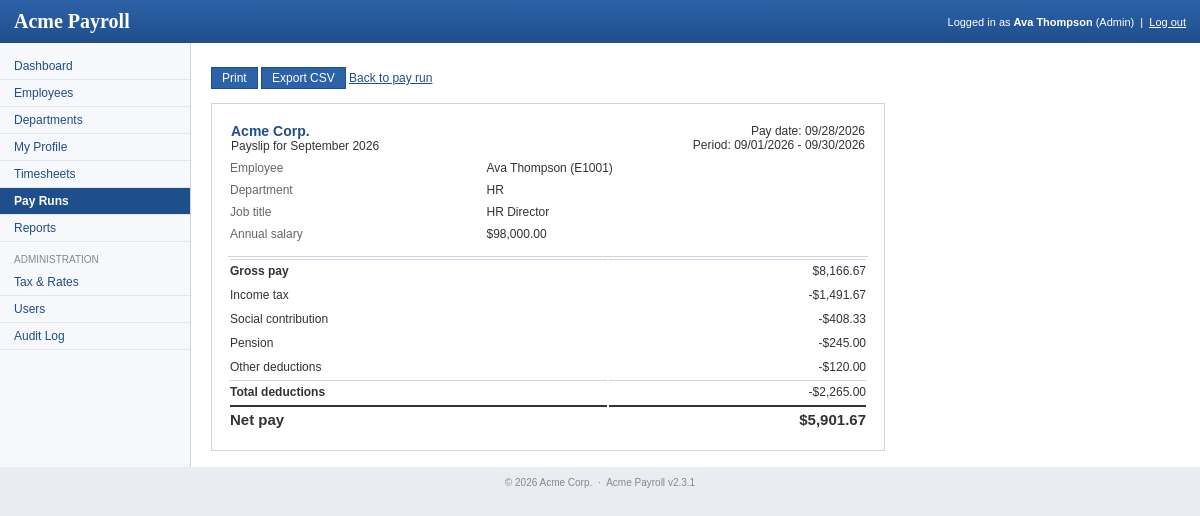
The page /payslip.php?id=1 (signed in) on the database its author committed.
### tables this page shows
CREATE TABLE `payslips` (
  `id` int(11) NOT NULL AUTO_INCREMENT,
  `payrun_id` int(11) NOT NULL,
  `employee_id` int(11) NOT NULL,
  `department_name` varchar(100) DEFAULT NULL,
  `pay_type` enum('salaried','hourly') NOT NULL,
  `annual_salary` decimal(12,2) DEFAULT NULL,
  `hourly_rate` decimal(8,2) DEFAULT NULL,
  `regular_hours` decimal(6,2) NOT NULL DEFAULT '0.00',
  `overtime_hours` decimal(6,2) NOT NULL DEFAULT '0.00',
  `gross` decimal(12,2) NOT NULL,
  `income_tax` decimal(12,2) NOT NULL,
  `social` decimal(12,2) NOT NULL,
  `pension` decimal(12,2) NOT NULL,
  `other_deductions` decimal(12,2) NOT NULL,
  `net` decimal(12,2) NOT NULL,
  PRIMARY KEY (`id`),
  UNIQUE KEY `uq_payslip` (`payrun_id`, `employee_id`),
  KEY `idx_payslip_employee` (`employee_id`),
  CONSTRAINT `fk_payslip_run` FOREIGN KEY (`payrun_id`) REFERENCES `payruns` (`id`) ON DELETE CASCADE,
  CONSTRAINT `fk_payslip_employee` FOREIGN KEY (`employee_id`) REFERENCES `employees` (`id`)
);

CREATE TABLE `payruns` (
  `id` int(11) NOT NULL AUTO_INCREMENT,
  `period_start` date NOT NULL,
  `period_end` date NOT NULL,
  `pay_date` date NOT NULL,
  `status` enum('draft','calculated','approved','paid') NOT NULL DEFAULT 'draft',
  `notes` varchar(200) DEFAULT NULL,
  `created_by` int(11) DEFAULT NULL,
  `created_at` datetime DEFAULT NULL,
  `calculated_at` datetime DEFAULT NULL,
  `approved_by` int(11) DEFAULT NULL,
  `approved_at` datetime DEFAULT NULL,
  `paid_at` datetime DEFAULT NULL,
  PRIMARY KEY (`id`),
  KEY `idx_payrun_period` (`period_start`)
);

CREATE TABLE `employees` (
  `id` int(11) NOT NULL AUTO_INCREMENT,
  `emp_no` varchar(10) NOT NULL,
  `first_name` varchar(60) NOT NULL,
  `last_name` varchar(60) NOT NULL,
  `email` varchar(150) NOT NULL,
  `phone` varchar(30) DEFAULT NULL,
  `department_id` int(11) DEFAULT NULL,
  `job_title` varchar(100) NOT NULL,
  `pay_type` enum('salaried','hourly') NOT NULL DEFAULT 'salaried',
  `annual_salary` decimal(12,2) DEFAULT NULL,
  `hourly_rate` decimal(8,2) DEFAULT NULL,
  `hire_date` date NOT NULL,
  `termination_date` date DEFAULT NULL,
  `status` enum('active','inactive') NOT NULL DEFAULT 'active',
  `pension_opt_in` tinyint(1) NOT NULL DEFAULT '0',
  `created_at` datetime DEFAULT NULL,
  `updated_at` datetime DEFAULT NULL,
  PRIMARY KEY (`id`),
  UNIQUE KEY `uq_employee_email` (`email`),
  UNIQUE KEY `uq_employee_no` (`emp_no`),
  KEY `idx_employee_department` (`department_id`),
  KEY `idx_employee_status` (`status`),
  CONSTRAINT `fk_employee_department` FOREIGN KEY (`department_id`) REFERENCES `departments` (`id`)
);

### www/includes/functions.php (called while the page is built, shortened)
<?php
require_once dirname(__FILE__) . '/db.php';
require_once dirname(__FILE__) . '/payroll_calc.php';
function h($str)
{
    return htmlspecialchars($str, ENT_QUOTES, 'UTF-8');
}
function get($name, $default = '')
{
    return isset($_GET[$name]) ? trim($_GET[$name]) : $default;
}
function user_role()
{
    return isset($_SESSION['role']) ? $_SESSION['role'] : '';
}
function is_admin()
{
    return user_role() == 'admin';
}
function get_setting($name, $default = null)
{
    static $cache = null;
    if ($cache === null) {
        $cache = array();
        foreach (db_fetch_all('SELECT name, value FROM settings') as $r) {
            $cache[$r['name']] = $r['value'];
        }
    }
    return isset($cache[$name]) ? $cache[$name] : $default;
}
function fmt_date($d)
{
    return date(DATE_FMT, strtotime($d));
}

### www/includes/db.php (called while the page is built, shortened)
<?php
$db = mysqli_connect(DB_HOST, DB_USER, DB_PASS, DB_NAME);
mysqli_set_charset($db, 'utf8');
function db_query($sql)
{
    global $db;
    $res = mysqli_query($db, $sql);
    return $res;
}
function db_fetch_all($sql)
{
    $res = db_query($sql);
    $rows = array();
    while ($row = mysqli_fetch_assoc($res)) {
        $rows[] = $row;
    }
    return $rows;
}
function db_fetch_one($sql)
{
    $res = db_query($sql);
    $row = mysqli_fetch_assoc($res);
    return $row;
}

### www/includes/payroll_calc.php (called while the page is built, shortened)
<?php
function format_money($amount)
{
    $neg = $amount < 0;
    return ($neg ? '-' : '') . '$' . number_format(abs($amount), 2);
}

### www/payslip.php (the view, shortened to what this page needs)
<?php
include 'includes/functions.php';
$id = (int)get('id');
$p = db_fetch_one('SELECT p.*, r.period_start, r.period_end, r.pay_date, r.status AS run_status,
                          e.first_name, e.last_name, e.emp_no, e.job_title
                     FROM payslips p JOIN payruns r ON r.id = p.payrun_id JOIN employees e ON e.id = p.employee_id
                    WHERE p.id = ' . $id);
$print = get('print') == '1';
$deductions_total = $p['income_tax'] + $p['social'] + $p['pension'] + $p['other_deductions'];
if ($print) {
?>
<!DOCTYPE html PUBLIC "-//W3C//DTD XHTML 1.0 Transitional//EN" "http://www.w3.org/TR/xhtml1/DTD/xhtml1-transitional.dtd">
<html xmlns="http://www.w3.org/1999/xhtml">
<head>
<meta http-equiv="Content-Type" content="text/html; charset=utf-8" />
<title>Payslip <?php echo h($p['first_name'] . ' ' . $p['last_name']); ?></title>
<link rel="stylesheet" type="text/css" href="css/print.css" />
</head>
<body class="print" onload="window.print();">
<?php } else {
    include 'header.php';
?>
<p class="actions noprint">
  <a href="payslip.php?id=<?php echo $id; ?>&amp;print=1" target="_blank" class="button" id="print-payslip">Print</a>
  <a href="payslip_csv.php?id=<?php echo $id; ?>" class="button" id="export-csv">Export CSV</a>
  <?php if (is_admin()) { ?><a href="payrun_view.php?id=<?php echo $p['payrun_id']; ?>">Back to pay run</a><?php } else { ?><a href="profile.php">Back</a><?php } ?>
</p>
<?php } ?>
<div class="payslip" id="payslip">
  <table width="100%">
    <tr>
      <td><h2><?php echo h(get_setting('company_name', 'Acme Corp.')); ?></h2>Payslip for <?php echo date('F Y', strtotime($p['period_start'])); ?></td>
      <td align="right">Pay date: <?php echo fmt_date($p['pay_date']); ?><br />Period: <?php echo fmt_date($p['period_start']); ?> - <?php echo fmt_date($p['period_end']); ?></td>
    </tr>
  </table>
  <table class="details" width="100%">
    <tr><th>Employee</th><td><?php echo h($p['first_name'] . ' ' . $p['last_name']); ?> (<?php echo h($p['emp_no']); ?>)</td></tr>
    <tr><th>Department</th><td><?php echo h($p['department_name']); ?></td></tr>
    <tr><th>Job title</th><td><?php echo h($p['job_title']); ?></td></tr>
    <?php if ($p['pay_type'] == 'hourly') { ?>
      <tr><th>Hourly rate</th><td><?php echo format_money($p['hourly_rate']); ?></td></tr>
      <tr><th>Regular hours</th><td><?php echo number_format($p['regular_hours'], 2); ?></td></tr>
      <tr><th>Overtime hours (x1.5)</th><td><?php echo number_format($p['overtime_hours'], 2); ?></td></tr>
    <?php } else { ?>
      <tr><th>Annual salary</th><td><?php echo format_money($p['annual_salary']); ?></td></tr>
    <?php } ?>
  </table>
  <table class="breakdown" width="100%" id="payslip-breakdown">
    <tr class="total"><th>Gross pay</th><td class="num"><?php echo format_money($p['gross']); ?></td></tr>
    <tr><td>Income tax</td><td class="num">-<?php echo format_money($p['income_tax']); ?></td></tr>
    <tr><td>Social contribution</td><td class="num">-<?php echo format_money($p['social']); ?></td></tr>
    <tr><td>Pension</td><td class="num">-<?php echo format_money($p['pension']); ?></td></tr>
    <tr><td>Other deductions</td><td class="num">-<?php echo format_money($p['other_deductions']); ?></td></tr>
    <tr class="total"><th>Total deductions</th><td class="num">-<?php echo format_money($deductions_total); ?></td></tr>
    <tr class="net"><th>Net pay</th><td class="num" id="payslip-net"><?php echo format_money($p['net']); ?></td></tr>
  </table>
</div>
<?php if ($print) { ?>
<p class="small">Generated <?php echo date('m/d/Y H:i'); ?>. Confidential.</p>
</body>
</html>
<?php } else {
    include 'footer.php';
} ?>

### www/css/style.css (style rules this page uses)
body { margin: 0; padding: 0; font-family: Verdana, Arial, Helvetica, sans-serif; font-size: 12px; color: #333; background: #e9edf2; }
a { color: #1f4e8c; }
h2 { font-size: 14px; color: #1f4e8c; margin: 18px 0 8px 0; }
td.num, th.num { text-align: right; }
table.details th { text-align: left; padding: 3px 12px 3px 0; color: #666; font-weight: normal; vertical-align: top; }
table.details td { padding: 3px 0; }
.button, input.button { display: inline-block; background: #2c62a8; color: #fff !important; border: 1px solid #1f4e8c; padding: 3px 10px; font-size: 12px; text-decoration: none; cursor: pointer; }
.actions { margin: 8px 0 14px 0; }
.payslip { border: 1px solid #ccd5e0; padding: 16px; width: 640px; }
.payslip h2 { margin: 0; }
table.breakdown { border-top: 1px solid #ccd5e0; margin-top: 10px; }
table.breakdown td, table.breakdown th { padding: 4px 0; text-align: left; }
table.breakdown tr.total th, table.breakdown tr.total td { border-top: 1px solid #ccd5e0; }
table.breakdown tr.net th, table.breakdown tr.net td { font-size: 15px; font-weight: bold; border-top: 2px solid #333; }
table.breakdown td.num { text-align: right; }

### www/css/print.css (style rules this page uses)
body { background: #fff; font-family: Arial, Helvetica, sans-serif; font-size: 12px; color: #000; }
#top, #sidebar, #footer, .noprint, .actions, .msg { display: none; }
.payslip { border: none; width: auto; }
.payslip table { width: 100%; }
table.details th { text-align: left; padding-right: 12px; font-weight: normal; color: #444; }
table.breakdown td.num { text-align: right; }
table.breakdown tr.net th, table.breakdown tr.net td { font-weight: bold; border-top: 2px solid #000; }

### rows shown on the page
payslips: payrun.period_start "September 2026", payrun.pay_date "09/28/2026", payrun.period_start "09/01/2026", payrun.period_end "09/30/2026", employee.last_name "Ava Thompson", employee.emp_no "E1001", department_name "HR", employee.job_title "HR Director", annual_salary "$98,000.00", gross "$8,166.67", income_tax "$1,491.67", social "$408.33", pension "$245.00", other_deductions "$120.00", format_money($deductions_total) "$2,265.00", net "$5,901.67"

### other values the page prints
APP_NAME "Acme Payroll"
$_SESSION['full_name'] "Ava Thompson"
user_role() "Admin"
$label "Dashboard Employees Departments My Profile Timesheets Pay Runs Reports Tax & Rates Users Audit Log"
get_setting('company_name', 'Acme Corp.') "Acme Corp."
APP_VERSION "2.3.1"
